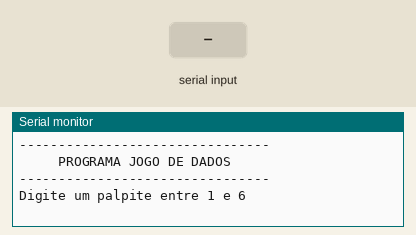
Simulated run of this sketch. Board: Arduino Uno, built with avr-gcc and run on an emulated ATmega328P. On the bench: the last lines printed to the serial monitor. The inputs (shaded band) are chosen by the test bench. Random numbers use the default seed unless the sketch sets one.

Above: at 1.9 s.
2.0 s: "90,45\n" received over Serial
At 2.5 s:
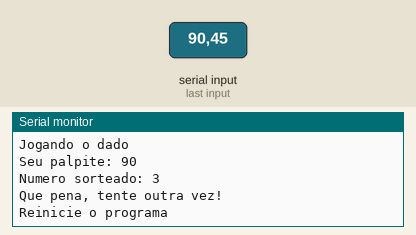
At 3.3 s:
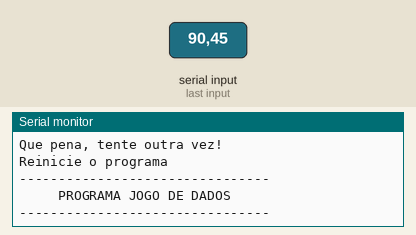
3.5 s: "30,150\n" received over Serial
Timing chart, 0 to 6.5 s (numbered marks = the images above; inputs shaded):
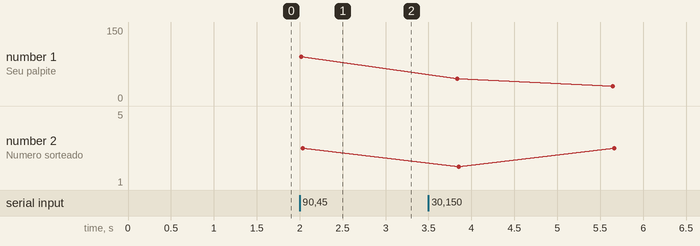

Measured:
- after the input at 2.0 s, the serial monitor: prints a new line at once (image 1)

The sketch:

jogo_de_dados_simplificado1.ino
```cpp
// C++ code
//
int palpite;
int numeroSorteado;
int qtdPontos;

void cabecalho()
{
  Serial.println("--------------------------------");
  Serial.println("     PROGRAMA JOGO DE DADOS     ");
  Serial.println("--------------------------------");
  Serial.println();
  delay(1000);
}

void desenhaPontinhos(int qtdPontos = 5, int tempo = 700)
{
  for(int i = 1; i <= 5; i ++)
  {
    Serial.print(".");
    delay(750);
  }
}
void setup()
{
  {

    Serial.begin(9600);
    randomSeed(analogRead(0));
  }
}
void loop()
{
  {
    cabecalho();

    Serial.println("Digite um palpite entre 1 e 6");
    while(!Serial.available());
    int palpite = Serial.parseInt();

    int numeroSorteado = random(1, 7);

    Serial.println("Jogando o dado");


    Serial.println("Seu palpite: " + String(palpite));
    Serial.println("Numero sorteado: " + String(numeroSorteado));

    if(palpite == numeroSorteado)
    {
      Serial.println("Parabens, voce acertou!");
    } else {
      Serial.println("Que pena, tente outra vez!");
    }

    Serial.println("Reinicie o programa");
    Serial.println();
    delay(700);
  }
}
```
